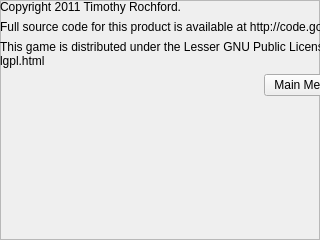
<?xml version="1.0" encoding="UTF-8"?>
<ui version="4.0">
 <class>aboutFrame</class>
 <widget class="QFrame" name="aboutFrame">
  <property name="geometry">
   <rect>
    <x>0</x>
    <y>0</y>
    <width>320</width>
    <height>240</height>
   </rect>
  </property>
  <property name="windowTitle">
   <string/>
  </property>
  <property name="frameShape">
   <enum>QFrame::StyledPanel</enum>
  </property>
  <property name="frameShadow">
   <enum>QFrame::Raised</enum>
  </property>
  <widget class="QWidget" name="verticalLayoutWidget">
   <property name="geometry">
    <rect>
     <x>0</x>
     <y>0</y>
     <width>608</width>
     <height>231</height>
    </rect>
   </property>
   <layout class="QVBoxLayout" name="verticalLayout">
    <item>
     <layout class="QGridLayout" name="gridLayout">
      <item row="5" column="0">
       <widget class="QLabel" name="licenseLabel">
        <property name="text">
         <string>This game is distributed under the Lesser GNU Public License which can be read at http://www.gnu.org/licenses/lgpl.html</string>
        </property>
        <property name="wordWrap">
         <bool>true</bool>
        </property>
        <property name="textInteractionFlags">
         <set>Qt::TextBrowserInteraction</set>
        </property>
       </widget>
      </item>
      <item row="0" column="0">
       <layout class="QHBoxLayout" name="horizontalLayout">
        <item>
         <widget class="QLabel" name="copyrightLabel">
          <property name="autoFillBackground">
           <bool>false</bool>
          </property>
          <property name="styleSheet">
           <string notr="true"/>
          </property>
          <property name="text">
           <string notr="true">Copyright 2011 Timothy Rochford.</string>
          </property>
          <property name="scaledContents">
           <bool>false</bool>
          </property>
          <property name="wordWrap">
           <bool>true</bool>
          </property>
         </widget>
        </item>
        <item>
         <widget class="QLabel" name="versionLabel">
          <property name="text">
           <string>Version X.X</string>
          </property>
          <property name="alignment">
           <set>Qt::AlignRight|Qt::AlignTrailing|Qt::AlignVCenter</set>
          </property>
         </widget>
        </item>
       </layout>
      </item>
      <item row="7" column="0">
       <layout class="QHBoxLayout" name="horizontalLayout_2">
        <item>
         <spacer name="horizontalSpacer">
          <property name="orientation">
           <enum>Qt::Horizontal</enum>
          </property>
          <property name="sizeHint" stdset="0">
           <size>
            <width>40</width>
            <height>20</height>
           </size>
          </property>
         </spacer>
        </item>
        <item>
         <widget class="QPushButton" name="mainMenuBtn">
          <property name="text">
           <string>Main Menu</string>
          </property>
         </widget>
        </item>
        <item>
         <spacer name="horizontalSpacer_2">
          <property name="orientation">
           <enum>Qt::Horizontal</enum>
          </property>
          <property name="sizeHint" stdset="0">
           <size>
            <width>40</width>
            <height>20</height>
           </size>
          </property>
         </spacer>
        </item>
       </layout>
      </item>
      <item row="8" column="0">
       <spacer name="verticalSpacer">
        <property name="orientation">
         <enum>Qt::Vertical</enum>
        </property>
        <property name="sizeHint" stdset="0">
         <size>
          <width>20</width>
          <height>40</height>
         </size>
        </property>
       </spacer>
      </item>
      <item row="4" column="0">
       <widget class="QLabel" name="sourceCodeLabel">
        <property name="text">
         <string>Full source code for this product is available at http://code.google.com/p/cutefootball/</string>
        </property>
        <property name="textFormat">
         <enum>Qt::RichText</enum>
        </property>
        <property name="wordWrap">
         <bool>true</bool>
        </property>
        <property name="textInteractionFlags">
         <set>Qt::TextBrowserInteraction</set>
        </property>
       </widget>
      </item>
     </layout>
    </item>
   </layout>
  </widget>
 </widget>
 <resources/>
 <connections/>
</ui>
